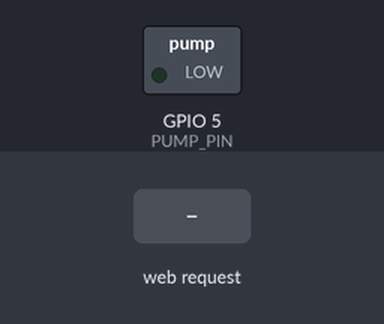
Recording of a sketch running on a simulated ESP8266 (NodeMCU). Parts: switched loads named in the sketch (green lamp = pin HIGH). The inputs (shaded band) are chosen by the test bench. WiFi joins after 1.5 s; servers stay silent unless stated; what the sketch prints to the serial monitor is not drawn.

Above: at 2.7 s.
2.8 s: HTTP request GET /pump/on received
At 4.0 s:
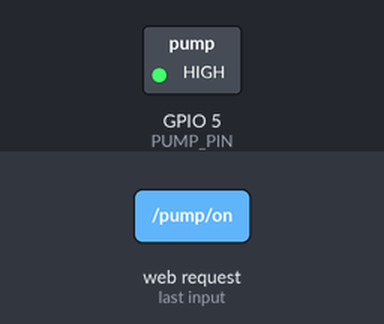
4.3 s: HTTP request GET /pump/off received
At 5.3 s:
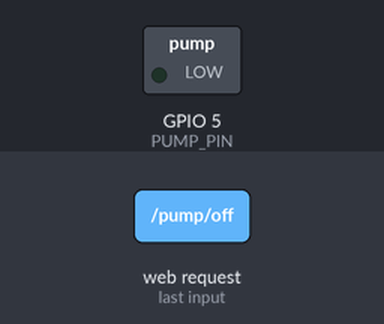
Timing chart, 0 to 7.3 s (numbered marks = the images above; inputs shaded):
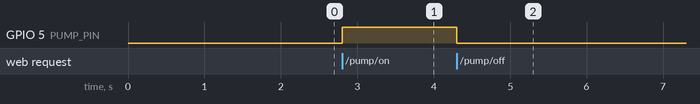

Measured:
- after the input at 2.8 s, GPIO 5 (PUMP_PIN): LOW → HIGH at once
- after the input at 4.3 s, GPIO 5 (PUMP_PIN): HIGH → LOW at once

The sketch:

pump_control.ino
```cpp
#include <ESP8266WiFi.h>
#include <ESP8266WebServer.h>

// WiFi Credentials
const char* ssid = "VPPCOE&VA-WIFI";
const char* password = "";

// Pump Control Pin
#define PUMP_PIN 5  // GPIO5 (D1 on NodeMCU)

ESP8266WebServer server(80);
bool pumpStatus = false;

void setup() {
  Serial.begin(115200);
  pinMode(PUMP_PIN, OUTPUT);
  digitalWrite(PUMP_PIN, LOW);

  // Connect to WiFi
  WiFi.begin(ssid, password);
  Serial.print("Connecting to WiFi");
  while (WiFi.status() != WL_CONNECTED) {
    delay(500);
    Serial.print(".");
  }
  Serial.println("\n✅ WiFi Connected!");
  Serial.print("IP: ");
  Serial.println(WiFi.localIP());

  // API Endpoints
  server.on("/pump/on", HTTP_GET, []() {
    digitalWrite(PUMP_PIN, HIGH);
    pumpStatus = true;
    Serial.println("💧 Pump ON");
    server.send(200, "application/json", "{\"status\":\"on\",\"message\":\"Pump started\"}");
  });

  server.on("/pump/off", HTTP_GET, []() {
    digitalWrite(PUMP_PIN, LOW);
    pumpStatus = false;
    Serial.println("🛑 Pump OFF");
    server.send(200, "application/json", "{\"status\":\"off\",\"message\":\"Pump stopped\"}");
  });

  server.on("/pump/status", HTTP_GET, []() {
    String status = pumpStatus ? "on" : "off";
    server.send(200, "application/json", "{\"status\":\"" + status + "\"}");
  });

  server.begin();
  Serial.println("🚀 Server started");
}

void loop() {
  server.handleClient();
}
```
